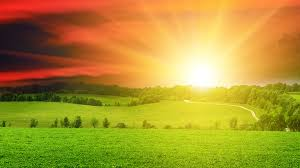
#> input picture source.jpeg, 300 x 168 px
$ python basics_of_opencv.py
#> lines starting #> are read from the running program, lines starting #| are printed output that depends on the picture
import imutils
import cv2


########OPENING AND CLOSING IMAGE###############
image=cv2.imread("source.jpeg")
#> image is the input picture: shape (168, 300, 3); mean B, G, R 49.1, 148.3, 173.5
(h,w,d)=image.shape
#> h = 168; w = 300; d = 3
cv2.imshow("iMAGE",image)
#################################################


#################ACCESING A SINGLE PIXEL########
(B,G,R)=image[100,50]
#> B = 26; G = 87; R = 67
print("R:",R," G:",G," B:",B)
#| R: 67  G: 87  B: 26

################################################


####EXTRACTING PEGION OF INTEREST(ROI)#########
roi=image[100:200, 10:80]
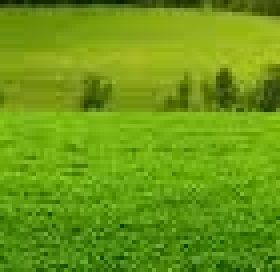
#> roi: shape (68, 70, 3) (shown 4 times larger); mean B, G, R 19.4, 153.9, 107
cv2.imshow("ROI",roi)
###############################################


###########RESIZING THE IMAGE###################
resized_image=cv2.resize(image,(200,200))
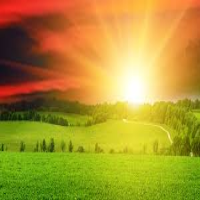
#> resized_image: shape (200, 200, 3); mean B, G, R 49, 148.1, 173.3
cv2.imshow("RESIZED",resized_image)
################################################


##########IMAGE ROTATION########################
rotate=imutils.rotate(image,-45) ##-45 means 45 degree clockwise
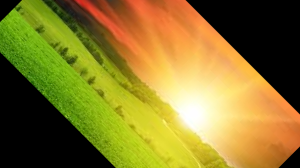
#> rotate: shape (168, 300, 3); mean B, G, R 42, 120.3, 137.1
rotate_bound=imutils.rotate_bound(image,45) ##keeps whole image in frame
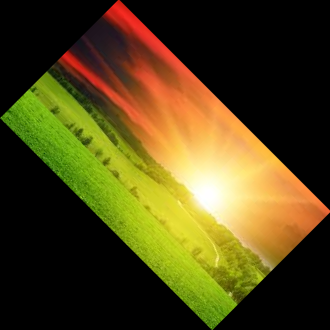
#> rotate_bound: shape (330, 330, 3); mean B, G, R 22.7, 68.6, 80.3
cv2.imshow("Rotation",rotate)
cv2.imshow("Rotation_bound",rotate_bound)
################################################


###############SMOOTHING AN IMAGE###############
blur=cv2.GaussianBlur(image,(11,11),0) ##11x11 filter  0=SigmaX standard deviation
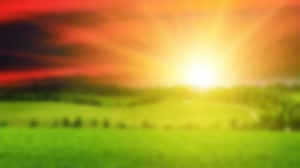
#> blur: shape (168, 300, 3); mean B, G, R 49.1, 148.3, 173.5
cv2.imshow("Blur",blur)
################################################


##############RECTANGLE ON IMAGE###############
image1=image.copy()
cv2.rectangle(image1,(10,20),(60,80),(0,255,0),2) ##coordinates color and thickness
cv2.circle(image1,(90,100),20,(0,255,0),-1)  ##center ,radius,color and thickness
cv2.line(image1,(120,100),(190,100),(0,255,0),5) ## points color and thickness
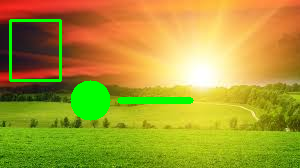
#> image1: shape (168, 300, 3); mean B, G, R 47.8, 155.1, 167.3
cv2.imshow("rect_circ_line",image1)
###############################################


cv2.waitKey(0)
